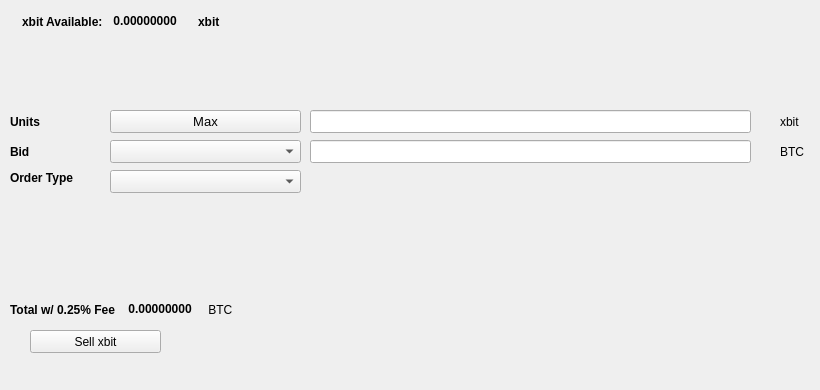
   <widget class="QWidget" name="SellTab">
    <attribute name="title">
     <string>Sell</string>
    </attribute>
    <widget class="QLabel" name="label_16">
     <property name="geometry">
      <rect>
       <x>780</x>
       <y>140</y>
       <width>31</width>
       <height>23</height>
      </rect>
     </property>
     <property name="text">
      <string>BTC</string>
     </property>
    </widget>
    <widget class="QComboBox" name="SellBidcomboBox">
     <property name="geometry">
      <rect>
       <x>110</x>
       <y>140</y>
       <width>191</width>
       <height>23</height>
      </rect>
     </property>
     <property name="font">
      <font>
       <pointsize>10</pointsize>
      </font>
     </property>
    </widget>
    <widget class="QLabel" name="label_18">
     <property name="geometry">
      <rect>
       <x>10</x>
       <y>110</y>
       <width>46</width>
       <height>23</height>
      </rect>
     </property>
     <property name="font">
      <font>
       <weight>75</weight>
       <bold>true</bold>
      </font>
     </property>
     <property name="text">
      <string>Units</string>
     </property>
    </widget>
    <widget class="QPushButton" name="Sell_Max_Amount">
     <property name="geometry">
      <rect>
       <x>110</x>
       <y>110</y>
       <width>191</width>
       <height>23</height>
      </rect>
     </property>
     <property name="font">
      <font>
       <pointsize>10</pointsize>
      </font>
     </property>
     <property name="text">
      <string>Max</string>
     </property>
    </widget>
    <widget class="QLabel" name="label_20">
     <property name="geometry">
      <rect>
       <x>10</x>
       <y>170</y>
       <width>91</width>
       <height>16</height>
      </rect>
     </property>
     <property name="font">
      <font>
       <weight>75</weight>
       <bold>true</bold>
      </font>
     </property>
     <property name="text">
      <string>Order Type</string>
     </property>
    </widget>
    <widget class="QComboBox" name="SellOrdertypeCombo">
     <property name="geometry">
      <rect>
       <x>110</x>
       <y>170</y>
       <width>191</width>
       <height>23</height>
      </rect>
     </property>
     <property name="font">
      <font>
       <pointsize>10</pointsize>
      </font>
     </property>
    </widget>
    <widget class="QLabel" name="label_21">
     <property name="geometry">
      <rect>
       <x>10</x>
       <y>140</y>
       <width>46</width>
       <height>23</height>
      </rect>
     </property>
     <property name="font">
      <font>
       <weight>75</weight>
       <bold>true</bold>
      </font>
     </property>
     <property name="text">
      <string>Bid</string>
     </property>
    </widget>
    <widget class="QLabel" name="label_22">
     <property name="geometry">
      <rect>
       <x>780</x>
       <y>110</y>
       <width>31</width>
       <height>23</height>
      </rect>
     </property>
     <property name="text">
      <string>xbit</string>
     </property>
    </widget>
    <widget class="QLineEdit" name="UnitsInputxbit">
     <property name="geometry">
      <rect>
       <x>310</x>
       <y>110</y>
       <width>441</width>
       <height>23</height>
      </rect>
     </property>
     <property name="font">
      <font>
       <pointsize>9</pointsize>
       <weight>75</weight>
       <bold>true</bold>
      </font>
     </property>
    </widget>
    <widget class="QLineEdit" name="SellBidPriceEdit">
     <property name="geometry">
      <rect>
       <x>310</x>
       <y>140</y>
       <width>441</width>
       <height>23</height>
      </rect>
     </property>
     <property name="font">
      <font>
       <pointsize>9</pointsize>
       <weight>75</weight>
       <bold>true</bold>
      </font>
     </property>
    </widget>
    <widget class="QPushButton" name="SellxbitBTN">
     <property name="geometry">
      <rect>
       <x>30</x>
       <y>330</y>
       <width>131</width>
       <height>23</height>
      </rect>
     </property>
     <property name="text">
      <string>Sell xbit</string>
     </property>
     <property name="icon">
      <iconset resource="../xbit">
       <normaloff>:/icons/bitcoin</normaloff>:/icons/bitcoin</iconset>
     </property>
    </widget>
    <widget class="QWidget" name="layoutWidget3">
     <property name="geometry">
      <rect>
       <x>22</x>
       <y>12</y>
       <width>258</width>
       <height>19</height>
      </rect>
     </property>
     <layout class="QHBoxLayout" name="horizontalLayout">
      <item>
       <widget class="QLabel" name="label232_2">
        <property name="font">
         <font>
          <weight>75</weight>
          <bold>true</bold>
         </font>
        </property>
        <property name="text">
         <string>xbit Available:</string>
        </property>
       </widget>
      </item>
      <item>
       <widget class="QLabel" name="xbitAvailableLabel">
        <property name="palette">
         <palette>
          <active>
           <colorrole role="WindowText">
            <brush brushstyle="SolidPattern">
             <color alpha="255">
              <red>0</red>
              <green>0</green>
              <blue>0</blue>
             </color>
            </brush>
           </colorrole>
           <colorrole role="Button">
            <brush brushstyle="SolidPattern">
             <color alpha="255">
              <red>0</red>
              <green>170</green>
              <blue>0</blue>
             </color>
            </brush>
           </colorrole>
           <colorrole role="Light">
            <brush brushstyle="SolidPattern">
             <color alpha="255">
              <red>0</red>
              <green>255</green>
              <blue>0</blue>
             </color>
            </brush>
           </colorrole>
           <colorrole role="Midlight">
            <brush brushstyle="SolidPattern">
             <color alpha="255">
              <red>0</red>
              <green>212</green>
              <blue>0</blue>
             </color>
            </brush>
           </colorrole>
           <colorrole role="Dark">
            <brush brushstyle="SolidPattern">
             <color alpha="255">
              <red>0</red>
              <green>85</green>
              <blue>0</blue>
             </color>
            </brush>
           </colorrole>
           <colorrole role="Mid">
            <brush brushstyle="SolidPattern">
             <color alpha="255">
              <red>0</red>
              <green>113</green>
              <blue>0</blue>
             </color>
            </brush>
           </colorrole>
           <colorrole role="Text">
            <brush brushstyle="SolidPattern">
             <color alpha="255">
              <red>0</red>
              <green>170</green>
              <blue>0</blue>
             </color>
            </brush>
           </colorrole>
           <colorrole role="BrightText">
            <brush brushstyle="SolidPattern">
             <color alpha="255">
              <red>255</red>
              <green>255</green>
              <blue>255</blue>
             </color>
            </brush>
           </colorrole>
           <colorrole role="ButtonText">
            <brush brushstyle="SolidPattern">
             <color alpha="255">
              <red>0</red>
              <green>0</green>
              <blue>0</blue>
             </color>
            </brush>
           </colorrole>
           <colorrole role="Base">
            <brush brushstyle="SolidPattern">
             <color alpha="255">
              <red>255</red>
              <green>255</green>
              <blue>255</blue>
             </color>
            </brush>
           </colorrole>
           <colorrole role="Window">
            <brush brushstyle="SolidPattern">
             <color alpha="255">
              <red>0</red>
              <green>170</green>
              <blue>0</blue>
             </color>
            </brush>
           </colorrole>
           <colorrole role="Shadow">
            <brush brushstyle="SolidPattern">
             <color alpha="255">
              <red>0</red>
              <green>0</green>
              <blue>0</blue>
             </color>
            </brush>
           </colorrole>
           <colorrole role="AlternateBase">
            <brush brushstyle="SolidPattern">
             <color alpha="255">
              <red>127</red>
              <green>212</green>
              <blue>127</blue>
             </color>
            </brush>
           </colorrole>
           <colorrole role="ToolTipBase">
            <brush brushstyle="SolidPattern">
             <color alpha="255">
              <red>255</red>
              <green>255</green>
              <blue>220</blue>
             </color>
            </brush>
           </colorrole>
           <colorrole role="ToolTipText">
            <brush brushstyle="SolidPattern">
             <color alpha="255">
              <red>0</red>
              <green>0</green>
              <blue>0</blue>
             </color>
            </brush>
           </colorrole>
          </active>
          <inactive>
           <colorrole role="WindowText">
            <brush brushstyle="SolidPattern">
             <color alpha="255">
              <red>0</red>
              <green>0</green>
              <blue>0</blue>
             </color>
            </brush>
           </colorrole>
           <colorrole role="Button">
            <brush brushstyle="SolidPattern">
             <color alpha="255">
              <red>0</red>
              <green>170</green>
              <blue>0</blue>
             </color>
            </brush>
           </colorrole>
           <colorrole role="Light">
            <brush brushstyle="SolidPattern">
             <color alpha="255">
              <red>0</red>
              <green>255</green>
              <blue>0</blue>
             </color>
            </brush>
           </colorrole>
           <colorrole role="Midlight">
            <brush brushstyle="SolidPattern">
             <color alpha="255">
              <red>0</red>
              <green>212</green>
              <blue>0</blue>
             </color>
            </brush>
           </colorrole>
           <colorrole role="Dark">
            <brush brushstyle="SolidPattern">
             <color alpha="255">
              <red>0</red>
              <green>85</green>
              <blue>0</blue>
             </color>
            </brush>
           </colorrole>
           <colorrole role="Mid">
            <brush brushstyle="SolidPattern">
             <color alpha="255">
              <red>0</red>
              <green>113</green>
              <blue>0</blue>
             </color>
            </brush>
           </colorrole>
           <colorrole role="Text">
            <brush brushstyle="SolidPattern">
             <color alpha="255">
              <red>0</red>
              <green>170</green>
              <blue>0</blue>
             </color>
            </brush>
           </colorrole>
           <colorrole role="BrightText">
            <brush brushstyle="SolidPattern">
             <color alpha="255">
              <red>255</red>
              <green>255</green>
              <blue>255</blue>
             </color>
            </brush>
           </colorrole>
           <colorrole role="ButtonText">
            <brush brushstyle="SolidPattern">
             <color alpha="255">
              <red>0</red>
              <green>0</green>
              <blue>0</blue>
             </color>
            </brush>
           </colorrole>
           <colorrole role="Base">
            <brush brushstyle="SolidPattern">
             <color alpha="255">
              <red>255</red>
              <green>255</green>
              <blue>255</blue>
             </color>
            </brush>
           </colorrole>
           <colorrole role="Window">
            <brush brushstyle="SolidPattern">
             <color alpha="255">
              <red>0</red>
              <green>170</green>
              <blue>0</blue>
             </color>
            </brush>
           </colorrole>
           <colorrole role="Shadow">
            <brush brushstyle="SolidPattern">
             <color alpha="255">
              <red>0</red>
              <green>0</green>
              <blue>0</blue>
             </color>
            </brush>
           </colorrole>
           <colorrole role="AlternateBase">
            <brush brushstyle="SolidPattern">
             <color alpha="255">
              <red>127</red>
              <green>212</green>
              <blue>127</blue>
             </color>
            </brush>
           </colorrole>
           <colorrole role="ToolTipBase">
            <brush brushstyle="SolidPattern">
             <color alpha="255">
              <red>255</red>
              <green>255</green>
              <blue>220</blue>
             </color>
            </brush>
           </colorrole>
           <colorrole role="ToolTipText">
            <brush brushstyle="SolidPattern">
             <color alpha="255">
              <red>0</red>
              <green>0</green>
              <blue>0</blue>
             </color>
            </brush>
           </colorrole>
          </inactive>
          <disabled>
           <colorrole role="WindowText">
            <brush brushstyle="SolidPattern">
             <color alpha="255">
              <red>0</red>
              <green>85</green>
              <blue>0</blue>
             </color>
            </brush>
           </colorrole>
           <colorrole role="Button">
            <brush brushstyle="SolidPattern">
             <color alpha="255">
              <red>0</red>
              <green>170</green>
              <blue>0</blue>
             </color>
            </brush>
           </colorrole>
           <colorrole role="Light">
            <brush brushstyle="SolidPattern">
             <color alpha="255">
              <red>0</red>
              <green>255</green>
              <blue>0</blue>
             </color>
            </brush>
           </colorrole>
           <colorrole role="Midlight">
            <brush brushstyle="SolidPattern">
             <color alpha="255">
              <red>0</red>
              <green>212</green>
              <blue>0</blue>
             </color>
            </brush>
           </colorrole>
           <colorrole role="Dark">
            <brush brushstyle="SolidPattern">
             <color alpha="255">
              <red>0</red>
              <green>85</green>
              <blue>0</blue>
             </color>
            </brush>
           </colorrole>
           <colorrole role="Mid">
            <brush brushstyle="SolidPattern">
             <color alpha="255">
              <red>0</red>
              <green>113</green>
              <blue>0</blue>
             </color>
            </brush>
           </colorrole>
           <colorrole role="Text">
            <brush brushstyle="SolidPattern">
             <color alpha="255">
              <red>0</red>
              <green>85</green>
              <blue>0</blue>
             </color>
            </brush>
           </colorrole>
           <colorrole role="BrightText">
            <brush brushstyle="SolidPattern">
             <color alpha="255">
              <red>255</red>
              <green>255</green>
              <blue>255</blue>
             </color>
            </brush>
           </colorrole>
           <colorrole role="ButtonText">
            <brush brushstyle="SolidPattern">
             <color alpha="255">
              <red>0</red>
              <green>85</green>
              <blue>0</blue>
             </color>
            </brush>
           </colorrole>
           <colorrole role="Base">
            <brush brushstyle="SolidPattern">
             <color alpha="255">
              <red>0</red>
              <green>170</green>
              <blue>0</blue>
             </color>
            </brush>
           </colorrole>
           <colorrole role="Window">
            <brush brushstyle="SolidPattern">
             <color alpha="255">
              <red>0</red>
              <green>170</green>
              <blue>0</blue>
             </color>
            </brush>
           </colorrole>
           <colorrole role="Shadow">
            <brush brushstyle="SolidPattern">
             <color alpha="255">
              <red>0</red>
              <green>0</green>
              <blue>0</blue>
             </color>
            </brush>
           </colorrole>
           <colorrole role="AlternateBase">
            <brush brushstyle="SolidPattern">
             <color alpha="255">
              <red>0</red>
              <green>170</green>
              <blue>0</blue>
             </color>
            </brush>
           </colorrole>
           <colorrole role="ToolTipBase">
            <brush brushstyle="SolidPattern">
             <color alpha="255">
              <red>255</red>
              <green>255</green>
              <blue>220</blue>
             </color>
            </brush>
           </colorrole>
           <colorrole role="ToolTipText">
            <brush brushstyle="SolidPattern">
             <color alpha="255">
              <red>0</red>
              <green>0</green>
              <blue>0</blue>
             </color>
            </brush>
           </colorrole>
          </disabled>
         </palette>
        </property>
        <property name="font">
         <font>
          <weight>75</weight>
          <bold>true</bold>
         </font>
        </property>
        <property name="text">
         <string> 0.00000000 </string>
        </property>
        <property name="textInteractionFlags">
         <set>Qt::LinksAccessibleByMouse|Qt::TextSelectableByKeyboard|Qt::TextSelectableByMouse</set>
        </property>
       </widget>
      </item>
      <item>
       <widget class="QLabel" name="labelxbit">
        <property name="font">
         <font>
          <weight>75</weight>
          <bold>true</bold>
         </font>
        </property>
        <property name="text">
         <string>xbit</string>
        </property>
       </widget>
      </item>
     </layout>
    </widget>
    <widget class="QWidget" name="layoutWidget">
     <property name="geometry">
      <rect>
       <x>10</x>
       <y>300</y>
       <width>268</width>
       <height>19</height>
      </rect>
     </property>
     <layout class="QHBoxLayout" name="horizontalLayout_2">
      <item>
       <widget class="QLabel" name="label_19">
        <property name="font">
         <font>
          <weight>75</weight>
          <bold>true</bold>
         </font>
        </property>
        <property name="text">
         <string>Total w/ 0.25% Fee </string>
        </property>
       </widget>
      </item>
      <item>
       <widget class="QLabel" name="SellCostLabel">
        <property name="palette">
         <palette>
          <active>
           <colorrole role="WindowText">
            <brush brushstyle="SolidPattern">
             <color alpha="255">
              <red>0</red>
              <green>0</green>
              <blue>0</blue>
             </color>
            </brush>
           </colorrole>
           <colorrole role="Button">
            <brush brushstyle="SolidPattern">
             <color alpha="255">
              <red>0</red>
              <green>170</green>
              <blue>0</blue>
             </color>
            </brush>
           </colorrole>
           <colorrole role="Light">
            <brush brushstyle="SolidPattern">
             <color alpha="255">
              <red>0</red>
              <green>255</green>
              <blue>0</blue>
             </color>
            </brush>
           </colorrole>
           <colorrole role="Midlight">
            <brush brushstyle="SolidPattern">
             <color alpha="255">
              <red>0</red>
              <green>212</green>
              <blue>0</blue>
             </color>
            </brush>
           </colorrole>
           <colorrole role="Dark">
            <brush brushstyle="SolidPattern">
             <color alpha="255">
              <red>0</red>
              <green>85</green>
              <blue>0</blue>
             </color>
            </brush>
           </colorrole>
           <colorrole role="Mid">
            <brush brushstyle="SolidPattern">
             <color alpha="255">
              <red>0</red>
              <green>113</green>
              <blue>0</blue>
             </color>
            </brush>
           </colorrole>
           <colorrole role="Text">
            <brush brushstyle="SolidPattern">
             <color alpha="255">
              <red>0</red>
              <green>170</green>
              <blue>0</blue>
             </color>
            </brush>
           </colorrole>
           <colorrole role="BrightText">
            <brush brushstyle="SolidPattern">
             <color alpha="255">
              <red>255</red>
              <green>255</green>
              <blue>255</blue>
             </color>
            </brush>
           </colorrole>
           <colorrole role="ButtonText">
            <brush brushstyle="SolidPattern">
             <color alpha="255">
              <red>0</red>
              <green>0</green>
              <blue>0</blue>
             </color>
            </brush>
           </colorrole>
           <colorrole role="Base">
            <brush brushstyle="SolidPattern">
             <color alpha="255">
              <red>255</red>
              <green>255</green>
              <blue>255</blue>
             </color>
            </brush>
           </colorrole>
           <colorrole role="Window">
            <brush brushstyle="SolidPattern">
             <color alpha="255">
              <red>0</red>
              <green>170</green>
              <blue>0</blue>
             </color>
            </brush>
           </colorrole>
           <colorrole role="Shadow">
            <brush brushstyle="SolidPattern">
             <color alpha="255">
              <red>0</red>
              <green>0</green>
              <blue>0</blue>
             </color>
            </brush>
           </colorrole>
           <colorrole role="AlternateBase">
            <brush brushstyle="SolidPattern">
             <color alpha="255">
              <red>127</red>
              <green>212</green>
              <blue>127</blue>
             </color>
            </brush>
           </colorrole>
           <colorrole role="ToolTipBase">
            <brush brushstyle="SolidPattern">
             <color alpha="255">
              <red>255</red>
              <green>255</green>
              <blue>220</blue>
             </color>
            </brush>
           </colorrole>
           <colorrole role="ToolTipText">
            <brush brushstyle="SolidPattern">
             <color alpha="255">
              <red>0</red>
              <green>0</green>
              <blue>0</blue>
             </color>
            </brush>
           </colorrole>
          </active>
          <inactive>
           <colorrole role="WindowText">
            <brush brushstyle="SolidPattern">
             <color alpha="255">
              <red>0</red>
              <green>0</green>
              <blue>0</blue>
             </color>
            </brush>
           </colorrole>
           <colorrole role="Button">
            <brush brushstyle="SolidPattern">
             <color alpha="255">
              <red>0</red>
              <green>170</green>
              <blue>0</blue>
             </color>
            </brush>
           </colorrole>
           <colorrole role="Light">
            <brush brushstyle="SolidPattern">
             <color alpha="255">
              <red>0</red>
              <green>255</green>
              <blue>0</blue>
             </color>
            </brush>
           </colorrole>
           <colorrole role="Midlight">
            <brush brushstyle="SolidPattern">
             <color alpha="255">
              <red>0</red>
              <green>212</green>
              <blue>0</blue>
             </color>
            </brush>
           </colorrole>
           <colorrole role="Dark">
            <brush brushstyle="SolidPattern">
             <color alpha="255">
              <red>0</red>
              <green>85</green>
              <blue>0</blue>
             </color>
            </brush>
           </colorrole>
           <colorrole role="Mid">
            <brush brushstyle="SolidPattern">
             <color alpha="255">
              <red>0</red>
              <green>113</green>
              <blue>0</blue>
             </color>
            </brush>
           </colorrole>
           <colorrole role="Text">
            <brush brushstyle="SolidPattern">
             <color alpha="255">
              <red>0</red>
              <green>170</green>
              <blue>0</blue>
             </color>
            </brush>
           </colorrole>
           <colorrole role="BrightText">
            <brush brushstyle="SolidPattern">
             <color alpha="255">
              <red>255</red>
              <green>255</green>
              <blue>255</blue>
             </color>
            </brush>
           </colorrole>
           <colorrole role="ButtonText">
            <brush brushstyle="SolidPattern">
             <color alpha="255">
              <red>0</red>
              <green>0</green>
              <blue>0</blue>
             </color>
            </brush>
           </colorrole>
           <colorrole role="Base">
            <brush brushstyle="SolidPattern">
             <color alpha="255">
              <red>255</red>
              <green>255</green>
              <blue>255</blue>
             </color>
            </brush>
           </colorrole>
           <colorrole role="Window">
            <brush brushstyle="SolidPattern">
             <color alpha="255">
              <red>0</red>
              <green>170</green>
              <blue>0</blue>
             </color>
            </brush>
           </colorrole>
           <colorrole role="Shadow">
            <brush brushstyle="SolidPattern">
             <color alpha="255">
              <red>0</red>
              <green>0</green>
              <blue>0</blue>
             </color>
            </brush>
           </colorrole>
           <colorrole role="AlternateBase">
            <brush brushstyle="SolidPattern">
             <color alpha="255">
              <red>127</red>
              <green>212</green>
              <blue>127</blue>
             </color>
            </brush>
           </colorrole>
           <colorrole role="ToolTipBase">
            <brush brushstyle="SolidPattern">
             <color alpha="255">
              <red>255</red>
              <green>255</green>
              <blue>220</blue>
             </color>
            </brush>
           </colorrole>
           <colorrole role="ToolTipText">
            <brush brushstyle="SolidPattern">
             <color alpha="255">
              <red>0</red>
              <green>0</green>
              <blue>0</blue>
             </color>
            </brush>
           </colorrole>
          </inactive>
          <disabled>
           <colorrole role="WindowText">
            <brush brushstyle="SolidPattern">
             <color alpha="255">
              <red>0</red>
              <green>85</green>
              <blue>0</blue>
             </color>
            </brush>
           </colorrole>
           <colorrole role="Button">
            <brush brushstyle="SolidPattern">
             <color alpha="255">
              <red>0</red>
              <green>170</green>
              <blue>0</blue>
             </color>
            </brush>
           </colorrole>
           <colorrole role="Light">
            <brush brushstyle="SolidPattern">
             <color alpha="255">
              <red>0</red>
              <green>255</green>
              <blue>0</blue>
             </color>
            </brush>
           </colorrole>
           <colorrole role="Midlight">
            <brush brushstyle="SolidPattern">
             <color alpha="255">
              <red>0</red>
              <green>212</green>
              <blue>0</blue>
             </color>
            </brush>
           </colorrole>
           <colorrole role="Dark">
            <brush brushstyle="SolidPattern">
             <color alpha="255">
              <red>0</red>
              <green>85</green>
              <blue>0</blue>
             </color>
            </brush>
           </colorrole>
           <colorrole role="Mid">
            <brush brushstyle="SolidPattern">
             <color alpha="255">
              <red>0</red>
              <green>113</green>
              <blue>0</blue>
             </color>
            </brush>
           </colorrole>
           <colorrole role="Text">
            <brush brushstyle="SolidPattern">
             <color alpha="255">
              <red>0</red>
              <green>85</green>
              <blue>0</blue>
             </color>
            </brush>
           </colorrole>
           <colorrole role="BrightText">
            <brush brushstyle="SolidPattern">
             <color alpha="255">
              <red>255</red>
              <green>255</green>
              <blue>255</blue>
             </color>
            </brush>
           </colorrole>
           <colorrole role="ButtonText">
            <brush brushstyle="SolidPattern">
             <color alpha="255">
              <red>0</red>
              <green>85</green>
              <blue>0</blue>
             </color>
            </brush>
           </colorrole>
           <colorrole role="Base">
            <brush brushstyle="SolidPattern">
             <color alpha="255">
              <red>0</red>
              <green>170</green>
              <blue>0</blue>
             </color>
            </brush>
           </colorrole>
           <colorrole role="Window">
            <brush brushstyle="SolidPattern">
             <color alpha="255">
              <red>0</red>
              <green>170</green>
              <blue>0</blue>
             </color>
            </brush>
           </colorrole>
           <colorrole role="Shadow">
            <brush brushstyle="SolidPattern">
             <color alpha="255">
              <red>0</red>
              <green>0</green>
              <blue>0</blue>
             </color>
            </brush>
           </colorrole>
           <colorrole role="AlternateBase">
            <brush brushstyle="SolidPattern">
             <color alpha="255">
              <red>0</red>
              <green>170</green>
              <blue>0</blue>
             </color>
            </brush>
           </colorrole>
           <colorrole role="ToolTipBase">
            <brush brushstyle="SolidPattern">
             <color alpha="255">
              <red>255</red>
              <green>255</green>
              <blue>220</blue>
             </color>
            </brush>
           </colorrole>
           <colorrole role="ToolTipText">
            <brush brushstyle="SolidPattern">
             <color alpha="255">
              <red>0</red>
              <green>0</green>
              <blue>0</blue>
             </color>
            </brush>
           </colorrole>
          </disabled>
         </palette>
        </property>
        <property name="font">
         <font>
          <weight>75</weight>
          <bold>true</bold>
         </font>
        </property>
        <property name="autoFillBackground">
         <bool>false</bool>
        </property>
        <property name="text">
         <string> 0.00000000</string>
        </property>
        <property name="textInteractionFlags">
         <set>Qt::LinksAccessibleByMouse|Qt::TextSelectableByMouse</set>
        </property>
       </widget>
      </item>
      <item>
       <widget class="QLabel" name="label_17">
        <property name="font">
         <font>
          <weight>50</weight>
          <bold>false</bold>
         </font>
        </property>
        <property name="text">
         <string> BTC</string>
        </property>
       </widget>
      </item>
     </layout>
    </widget>
    <widget class="QLabel" name="label_23">
     <property name="geometry">
      <rect>
       <x>460</x>
       <y>300</y>
       <width>281</width>
       <height>81</height>
      </rect>
     </property>
     <property name="text">
      <string/>
     </property>
     <property name="pixmap">
      <pixmap>:/images/bittrex</pixmap>
     </property>
    </widget>
   </widget>
